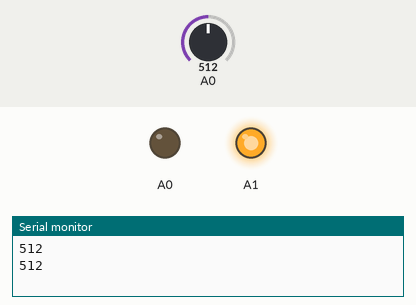
Bench run of a sketch on a simulated Arduino Uno, built with avr-gcc and run on an emulated ATmega328P. Parts: output pins drawn as LEDs (lit = HIGH), the last lines printed to the serial monitor. The inputs (shaded band) are chosen by the test bench; at power-on: A0 = 512.

Above: at 1.8 s.
1.9 s: A0 set to 787
3.4 s: A0 set to 815
At 4.8 s:
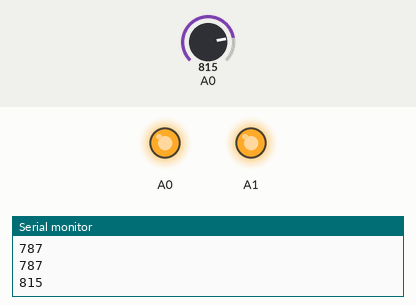
5.5 s: A0 set to 790
At 6.3 s:
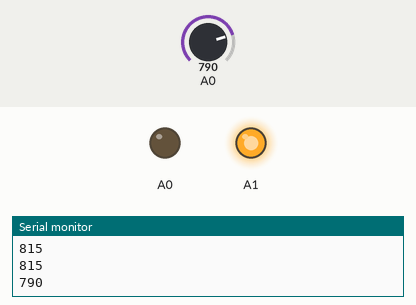
7.5 s: A0 set to 810
At 9.1 s:
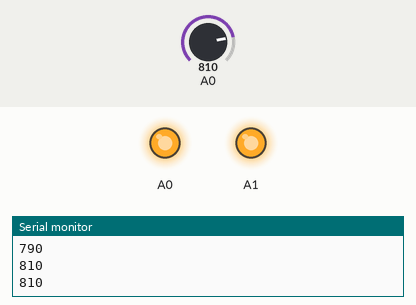
Timing chart, 0 to 10.5 s (numbered marks = the images above; inputs shaded):
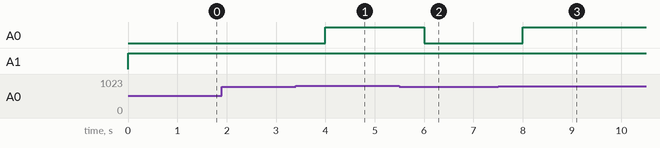

The sketch:

LDR.ino
```cpp
void setup() {
  pinMode(A0,INPUT);
  Serial.begin(9600);
}

void loop() {
  int LDR=analogRead(A0);
  Serial.println(LDR);
  if(LDR>800) {analogWrite(A1,160);analogWrite(A0,160);}
  else if (300<LDR<800){analogWrite(A1,160);analogWrite(A0,0);}
  else if (100<LDR<300){analogWrite(A1,0);analogWrite(A0,160);}
  else {analogWrite(A1,0);analogWrite(A0,0);}
  delay(1000);

}
```

Measured:
- the behaviour switches between 800 and 801 on A0 (found by bisection; images 0 and 1)
- after the input at 3.4 s, A0: LOW → HIGH after 0.60 s
- after the input at 5.5 s, A0: HIGH → LOW after 0.50 s
- after the input at 7.5 s, A0: LOW → HIGH after 0.50 s
